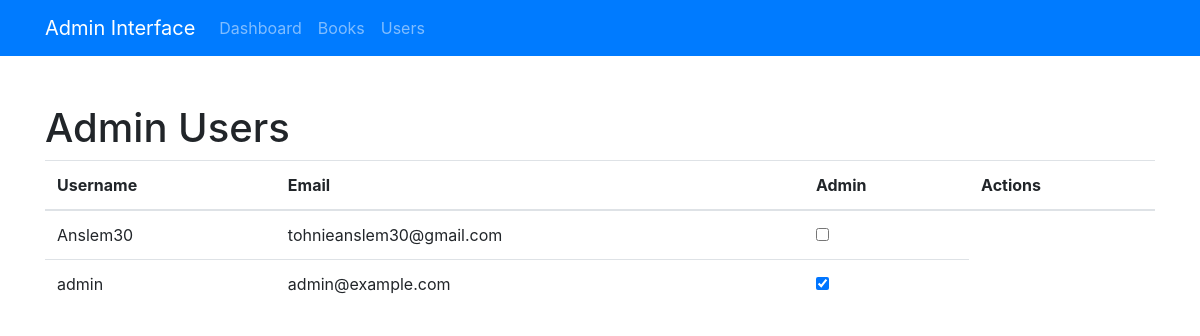
/admin/users (signed in), run on the app's committed database.
### models.py (models this page shows, shortened)
class User(db.Model):  # User model representing registered users in the system
    id = db.Column(db.Integer, primary_key=True)  # Primary key for the user
    username = db.Column(db.String(80), unique=True, nullable=False)  # Username with unique constraint
    email = db.Column(db.String(120), unique=True, nullable=False)  # Email with unique constraint
    password_hash = db.Column(db.String(128))  # Hashed password for secure storage
    is_admin = db.Column(db.Boolean, default=False)
    saved_books = db.relationship('Book', secondary=user_saved_books,
                                  backref=db.backref('saved_by', lazy='dynamic'))
    def is_administrator(self):
        return self.is_admin

### main.py (the view)
@app.route('/admin/users')
@admin_required
def admin_users():
    users = User.query.all()
    return render_template('admin/users.html', users=users)

### main.py (called while the page is built)
def admin_required(f):
    @wraps(f)
    def decorated_function(*args, **kwargs):
        user_id = session.get('user_id')
        if not user_id:
            flash('Please log in first.', 'danger')
            return redirect(url_for('login'))
        user = User.query.get(user_id)
        if not user or not user.is_administrator():
            abort(403)  # Forbidden access
        return f(*args, **kwargs)
    return decorated_function

### templates/admin/users.html (shortened to what this page needs)
<!DOCTYPE html>
<html>
<head>
    <link rel="stylesheet" href="https://stackpath.bootstrapcdn.com/bootstrap/4.5.2/css/bootstrap.min.css">
</head>
<body>
    <nav class="navbar navbar-expand-lg navbar-dark bg-primary">
        <div class="container">
            <a class="navbar-brand" href="{{ url_for('admin_dashboard') }}">Admin Interface</a>
            <div class="collapse navbar-collapse" id="navbarNav">
                <ul class="navbar-nav">
                    <li class="nav-item">
                        <a class="nav-link" href="{{ url_for('admin_dashboard') }}">Dashboard</a>
                    </li>
                    <li class="nav-item">
                        <a class="nav-link" href="{{ url_for('admin_books') }}">Books</a>
                    </li>
                    <li class="nav-item">
                        <a class="nav-link" href="{{ url_for('admin_users') }}">Users</a>
                    </li>
                </ul>
            </div>
        </div>
    </nav>
    <div class="container my-5">
        <h1>Admin Users</h1>
        <table class="table">
            <thead>
                <tr>
                    <th>Username</th>
                    <th>Email</th>
                    <th>Admin</th>
                    <th>Actions</th>
                </tr>
            </thead>
            <tbody>
                {% for user in users %}
                <tr>
                    <td>{{ user.username }}</td>
                    <td>{{ user.email }}</td>
                    <td>
                        <form action="{{ url_for('toggle_admin_status', user_id=user.id) }}" method="post">
                            <div class="form-check form-switch">
                                <input class="form-check-input" type="checkbox" role="switch" id="admin-{{ user.id }}" name="admin" {% if user.is_admin %}checked{% endif %}>
                            </div>
                        </form>
                    </td>
                </tr>
                {% endfor %}
            </tbody>
        </table>
    </div>
</body>
</html>

### data on the page
User: username "Anslem30", email "tohnieanslem30@gmail.com"
User: username "admin", email "admin@example.com", is_admin "☑"
